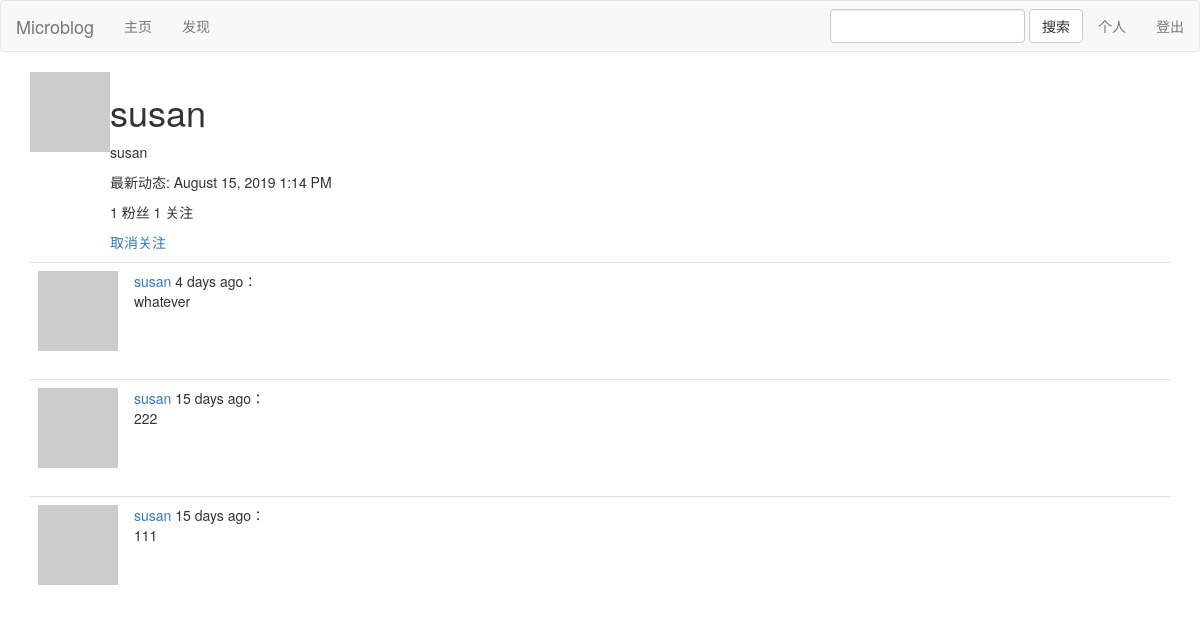
Page /user/susan (signed in) on the committed database.
### app/models.py (models this page shows, shortened)
class User(UserMixin, db.Model):
    id = db.Column(db.Integer, primary_key=True)
    username = db.Column(db.String(64), index=True, unique=True)
    email = db.Column(db.String(120), index=True, unique=True)
    password_hash = db.Column(db.String(128))
    about_me = db.Column(db.String(140))
    last_seen = db.Column(db.DateTime, default=datetime.utcnow)
    posts = db.relationship('Post', backref='author', lazy='dynamic')
    def avatar(self, size):
        digest = md5(self.email.lower().encode('utf-8')).hexdigest()
        return 'https://www.gravatar.com/avatar/{}?d=identicon&s={}'.format(
            digest, size)
    def is_following(self, user):
        return self.followed.filter(
            followers.c.followed_id == user.id).count() > 0
    followed = db.relationship(
        'User', secondary=followers,
        primaryjoin=(followers.c.follower_id == id),
        secondaryjoin=(followers.c.followed_id == id),
        backref=db.backref('followers', lazy='dynamic'), lazy='dynamic')

class Post(db.Model):
    __searchable__ = ['body']
    id = db.Column(db.Integer, primary_key=True)
    body = db.Column(db.String(140))
    timestamp = db.Column(db.DateTime, index=True, default=datetime.utcnow)
    user_id = db.Column(db.Integer, db.ForeignKey('user.id'))

### app/main/routes.py (the view)
@bp.route('/user/<username>')
@login_required
def user(username):
    user = User.query.filter_by(username=username).first_or_404()
    page = request.args.get('page', 1, type=int)
    posts = user.posts.order_by(Post.timestamp.desc()).paginate(
        page, current_app.config['POSTS_PER_PAGE'], False)
    next_url = url_for('main.user', username=user.username,
                    page=posts.next_num) if posts.has_next else None
    prev_url = url_for('main.user', username=user.username,
                    page=posts.prev_num) if posts.has_prev else None
    return render_template('user.html', user=user, posts=posts.items,
                        next_url=next_url, prev_url=prev_url)

### app/main/forms.py
class SearchForm(FlaskForm):
    keyword = StringField('')
    sumit = SubmitField('搜索')

### app/main/routes.py (called while the page is built)
@bp.before_app_request
def before_request():
    if current_user.is_authenticated:
        current_user.last_seen = datetime.utcnow()
        db.session.commit()
        g.search_form = SearchForm()

### app/models.py (called while the page is built)
@login.user_loader
def load_user(id):
    return User.query.get(int(id))

### app/templates/user.html (shortened to what this page needs)
{% extends "base.html" %}
{% block app_content %}
    <table>
        <tr valign="top">
            <td><img src="{{ user.avatar(128) }}"></td>
            <td>
                <h1>{{ user.username }}</h1>
                {% if user.about_me %}<p>{{ user.about_me }}</p>{% endif %}
                {% if user.last_seen %}<p>最新动态: {{ moment(user.last_seen).format('LLL') }}</p>{% endif %}
                <p>{{ user.followers.count() }} 粉丝  {{ user.followed.count() }} 关注</p>
                {% if user == current_user %}
                <p><a href="{{ url_for('main.edit_profile') }}">编辑个人信息</a></p>
                {% elif not current_user.is_following(user) %}
                <p><a href="{{ url_for('main.follow', username=user.username) }}">关注</a></p>
                {% else %}
                <p><a href="{{ url_for('main.unfollow', username=user.username) }}">取消关注</a></p>
                {% endif %}
            </td>
        </tr>
    </table>
    {% for post in posts %}
        {% include '_post.html' %}
    {% endfor %}
{% endblock %}

### app/templates/_post.html (shortened to what this page needs)
<table class="table table-hover">
    <tr>
        <td width="70px">
            <a href="{{ url_for('main.user', username=post.author.username) }}">
                <img src="{{ post.author.avatar(70) }}" />
            </a>
        </td>
        <td>
            {% if g.search_form %}
            <span class="user_popup" data-placement="top">
                <a href="{{ url_for('main.user', username=post.author.username) }}">
                    {{ post.author.username }}
                </a>
            </span>
            {% else %}
            <span>
                <a href="{{ url_for('main.user', username=post.author.username) }}">
                    {{ post.author.username }}
                </a>
            </span>
            {% endif %}
            {{ moment(post.timestamp).fromNow() }}：
            <br>
            {{ post.body }}
        </td>
    </tr>
</table>

### rows in the picture
User: username "susan", about_me "susan", last_seen "August 15, 2019 1:14 PM"
Post: author.username "susan", timestamp "4 days ago", body "whatever"
Post: author.username "susan", timestamp "15 days ago", body "222"
Post: author.username "susan", timestamp "15 days ago", body "111"

### other values in the picture
{{ user.followers.count() }} "1"
{{ user.followed.count() }} "1"
